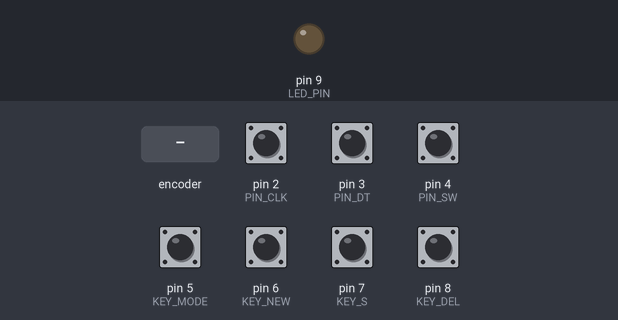
The sketch below on a simulated Arduino Uno, built with avr-gcc and run on an emulated ATmega328P. Shown: output pins drawn as LEDs (lit = HIGH). Dashed ring = blinking. The inputs (shaded band) are chosen by the test bench; at power-on: pin 2 (PIN_CLK), pin 3 (PIN_DT), pin 4 (PIN_SW), pin 5 (KEY_MODE), pin 6 (KEY_NEW), pin 7 (KEY_S), pin 8 (KEY_DEL) HIGH. What the sketch prints to the serial monitor is not drawn.

Above: at 1.2 s.
1.3 s: pin 5 (KEY_MODE) pulled LOW for 1 s
At 1.4 s:
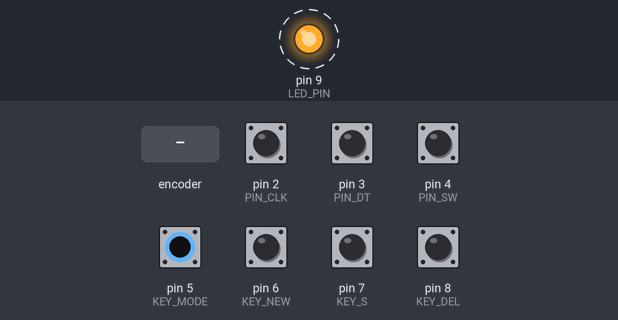
At 2.4 s:
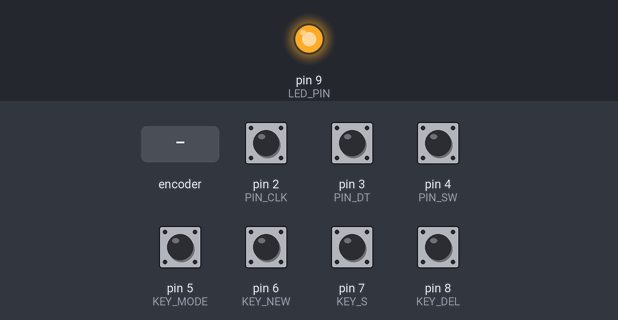
3.8 s: rotary encoder on pin 2 (PIN_CLK) / pin 3 (PIN_DT) turned 1 step (first pin leading)
5.5 s: pin 4 (PIN_SW) pulled LOW for 0.15 s
7.1 s: pin 6 (KEY_NEW) pulled LOW for 0.15 s
8.7 s: pin 7 (KEY_S) pulled LOW for 0.15 s
10.3 s: pin 8 (KEY_DEL) pulled LOW for 0.15 s
Timing chart, 0 to 12.9 s (numbered marks = the images above; inputs shaded):
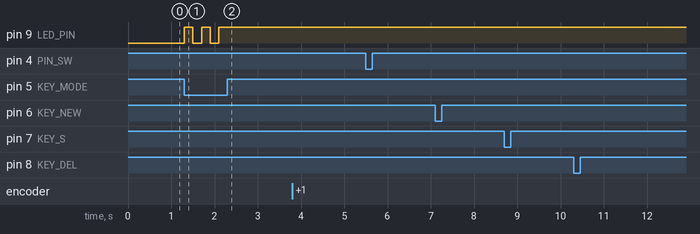

Measured:
- after the input at 1.3 s, pin 9 (LED_PIN): alternates HIGH for 0.20 s and LOW for 0.20 s, 5 changes in all, then stays HIGH, starting at once
- after the input at 3.8 s, every drawn part: stays the same
- after the input at 5.5 s, every drawn part: stays the same
- after the input at 7.1 s, every drawn part: stays the same
- after the input at 8.7 s, every drawn part: stays the same
- after the input at 10.3 s, every drawn part: stays the same

The sketch:

uno_scrubber.ino
```cpp
// MAKERWORLD UNO SCRUBBER - FINAL V2
// 2 Modes: Normal & Fast Scrub | Zero Latency

#define PIN_CLK 2
#define PIN_DT 3
#define PIN_SW 4   // Encoder Button
#define KEY_MODE 5 // Toggle Mode
#define KEY_NEW 6  // Macro: Shift + N
#define KEY_S 7    // Macro: S
#define KEY_DEL 8  // Macro: Option + Delete
#define LED_PIN 9  // Status LED

int mode = 0; // 0 = Normal, 1 = Fast
volatile int encoderCount = 0;
int lastReportedCount = 0;
volatile int lastEncoded = 0;
unsigned long lastDebounceTime = 0;

void setup() {
  Serial.begin(115200);
  pinMode(PIN_CLK, INPUT_PULLUP);
  pinMode(PIN_DT, INPUT_PULLUP);
  pinMode(PIN_SW, INPUT_PULLUP);
  pinMode(KEY_MODE, INPUT_PULLUP);
  pinMode(KEY_NEW, INPUT_PULLUP);
  pinMode(KEY_S, INPUT_PULLUP);
  pinMode(KEY_DEL, INPUT_PULLUP);
  pinMode(LED_PIN, OUTPUT);

  // Interrupts for smooth scrolling
  attachInterrupt(digitalPinToInterrupt(PIN_CLK), updateEncoder, CHANGE);
  attachInterrupt(digitalPinToInterrupt(PIN_DT), updateEncoder, CHANGE);
}

void loop() {
  // Encoder Logic
  if (encoderCount != lastReportedCount) {
    bool turningRight = (encoderCount > lastReportedCount);
    lastReportedCount = encoderCount;
    if (mode == 0) { // Normal Speed
      if (turningRight) Serial.println("E_LEFT"); // Swapped for Mac Logic
      else Serial.println("E_RIGHT");
    }
    else if (mode == 1) { // Fast Speed
      if (turningRight) Serial.println("E_SHIFT_L");
      else Serial.println("E_SHIFT_R");
    }
  }

  // Button Logic
  if (checkButton(PIN_SW)) Serial.println("CMD_SPACE");
  if (checkButton(KEY_MODE)) {
    mode++;
    if (mode > 1) mode = 0;
    updateLED();
  }
  if (checkButton(KEY_NEW)) Serial.println("CMD_NEW");
  if (checkButton(KEY_S)) Serial.println("CMD_S");
  if (checkButton(KEY_DEL)) Serial.println("CMD_RIPDEL");
}

bool checkButton(int pin) {
  if (digitalRead(pin) == LOW) {
    if (millis() - lastDebounceTime > 200) {
      lastDebounceTime = millis();
      return true;
    }
  }
  return false;
}

void updateLED() {
  if (mode == 0) analogWrite(LED_PIN, 0);   // Off
  if (mode == 1) analogWrite(LED_PIN, 255); // Bright
}

void updateEncoder() {
  int MSB = digitalRead(PIN_CLK);
  int LSB = digitalRead(PIN_DT);
  int encoded = (MSB << 1) | LSB;
  int sum = (lastEncoded << 2) | encoded;
  if (sum == 0b1101 || sum == 0b0100 || sum == 0b0010 || sum == 0b1011) encoderCount++;
  if (sum == 0b1110 || sum == 0b0111 || sum == 0b0001 || sum == 0b1000) encoderCount--;
  lastEncoded = encoded;
}
```
